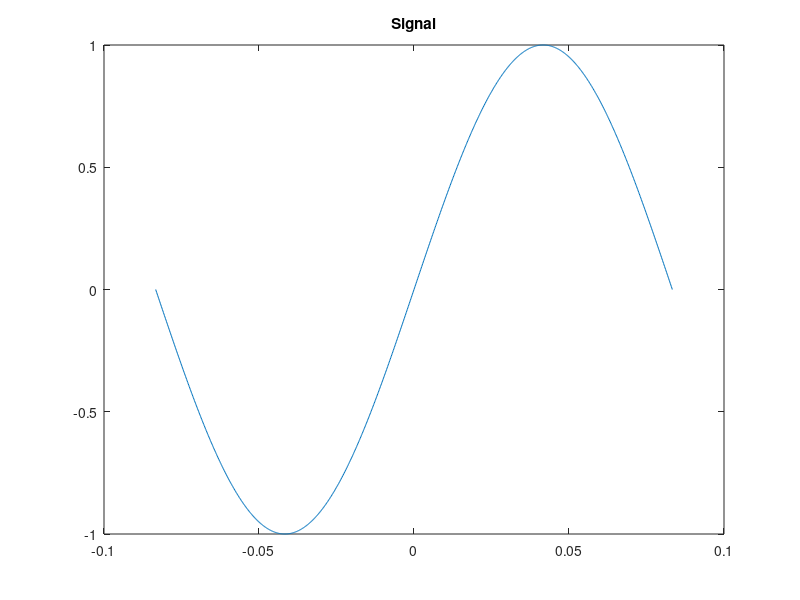

Write the MATLAB code that produced this figure. (Note: this script raises an error after producing the figure.)
% initial signal
f = 6;
T = 1/f; % period
tt = -T/2:T/1000:T/2; % consider signal in 1 period
S = sin(2*pi*f*tt);

% plot signal and save figure to file
figure; plot(tt, S); title('Signal'); 
print('signal.png', '-dpng');

nB = [2, 4, 6]; % bits to quantize

for i = 1:length(nB)
    % get quantized signal
    QS = QuantizeSignal(S, nB(i));
    
    % plot quantized signal and save figure to file
    str = sprintf('Quantized signal with %d bits', nB(i));
    figure; plot(tt, QS); title(str);
    fname = sprintf('signal-%d.png', nB(i));
    print(fname, '-dpng');

    % compute distortion
    d = (QS - S).^2;
    d = sum(d)/length(d);
    fprintf('Quantization in %d bits: Distortion = %.5f\n', nB(i), d);
end